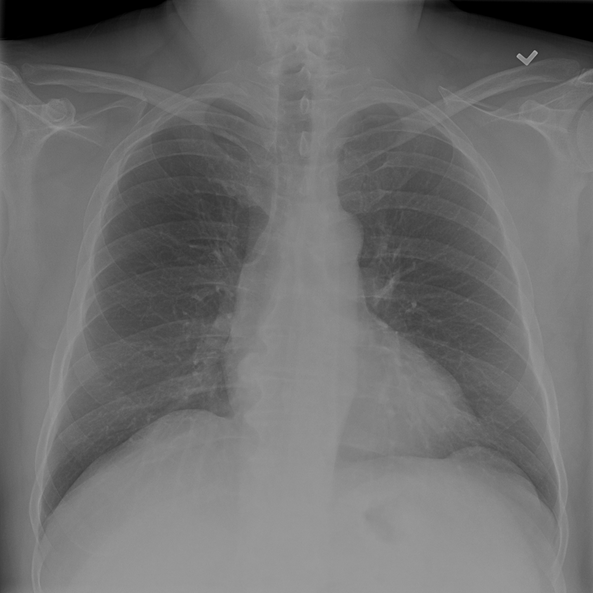
#> input picture PDI/Aula_2/imgs/contrast_00000109_005.png, 593 x 593 px, shrunk from 1024 x 1024 before the run, found by its file name
$ python code4.py
#> lines starting #> are read from the running program, lines starting #| are printed output that depends on the picture
### PDI/src/pdi_utils.py
import matplotlib.pyplot as plt
import numpy as np


def load_red_roses():
    return plt.imread("PDI//Aula_1//imgs//red_roses.png")

def load_page_image():
    return plt.imread("PDI//Aula_1//imgs//page.jpg")

def load_chess_image():
    return plt.imread("PDI//Aula_1//imgs//chess_gray.png")

def load_woman():
    return plt.imread("PDI//Aula_1//imgs//woman.png")

def load_flipped_seville():
    return plt.imread("PDI//Aula_1//imgs//flipped_seville.png")

def load_lena():
    return plt.imread("PDI//Aula_1//imgs//lena.png")

def load_lools_image():
    return plt.imread("PDI//Aula_2//imgs//shapes52.jpg")

def load_soaps_image():
    return plt.imread("PDI//Aula_2//imgs//soaps.jpg")

def load_building_image():
    return plt.imread("PDI//Aula_2//imgs//toa-sharp-def-3.jpg")

def load_chest_ray_x():
    return plt.imread("PDI//Aula_2//imgs//contrast_00000109_005.png")
#> returned value is the input picture: shape (593, 593) float32; min 0, max 0.686, mean 0.437

def load_aerial_image():
    return plt.imread("PDI//Aula_2//imgs//aerial.png")

def load_rotate_cat():
    return plt.imread("PDI//Aula_2//imgs//cat.jpg")

def show_image(image, title='Image', cmap_type='gray'):
    plt.imshow(image, cmap=cmap_type)
    plt.title(title)
    plt.axis('off')
    plt.show()

def manual_rgb2gray(rgb_img):
    return np.array((rgb_img[:,:,0]*0.29 + rgb_img[:,:,1]*0.59 + rgb_img[:,:,2]*0.11)).astype(int)

### PDI/Aula_2/code4.py
# Import the required module
import matplotlib.pyplot as plt
from PDI.src.pdi_utils import show_image, load_chest_ray_x
from skimage import exposure

chest_xray_image = load_chest_ray_x()
# Show original x-ray image and its histogram
show_image(chest_xray_image, 'Original x-ray')

plt.title('Histogram of image')
plt.hist(chest_xray_image.ravel(), bins=255)
plt.show()
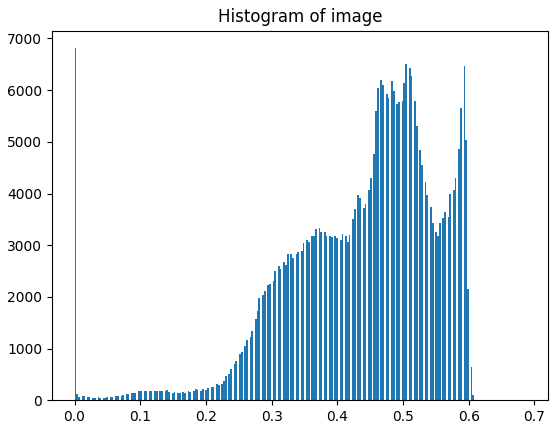
#> figure drawn by matplotlib, 1 panel; tallest bar 6812 high, from x = 0 to 0.00269

# Use histogram equalization to improve the contrast
xray_image_eq =  exposure.equalize_hist(chest_xray_image)
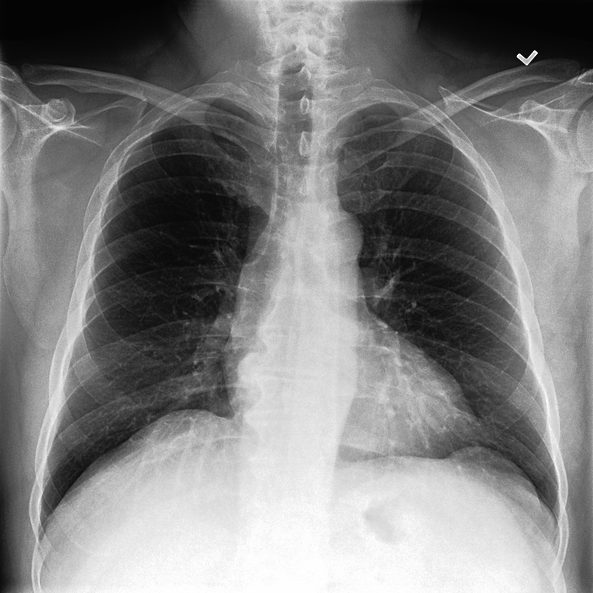
#> xray_image_eq: shape (593, 593) float32; min 0.0194, max 1, mean 0.504


# Show the resulting image
show_image(xray_image_eq, 'Resulting image')

# Show the histogram equalized
plt.hist(xray_image_eq.ravel(), bins=255)
plt.show()
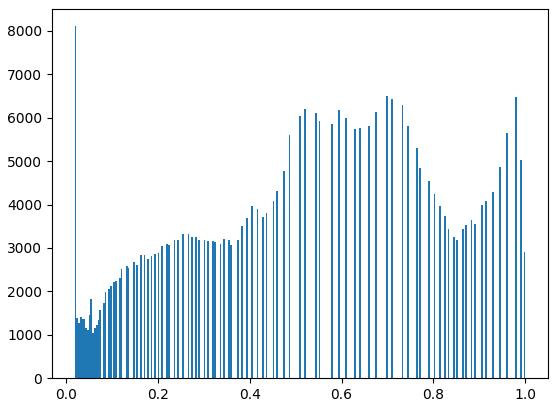
#> figure drawn by matplotlib, 1 panel; tallest bar 8107 high, from x = 0.0194 to 0.0232

$ run again, with PDI/Aula_2/imgs/coffee_original.png copied over PDI/Aula_2/imgs/contrast_00000109_005.png
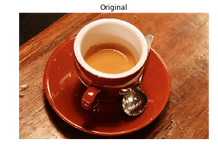
#> input picture PDI/Aula_2/imgs/coffee_original.png, 218 x 153 px, shrunk from 376 x 264 before the run, found by its file name
#> in load_chest_ray_x, returned value is the input picture: shape (153, 218, 4) float32; mean R, G, B, A 0.463, 0.252, 0.151, 0.72
#> `xray_image_eq =  exposure.equalize_hist(chest_xray_image)`:
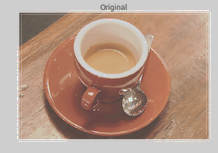
#> xray_image_eq: shape (153, 218, 4) float32; mean R, G, B, A 0.565, 0.453, 0.39, 0.79; transparent parts drawn white
#> `plt.show()`:
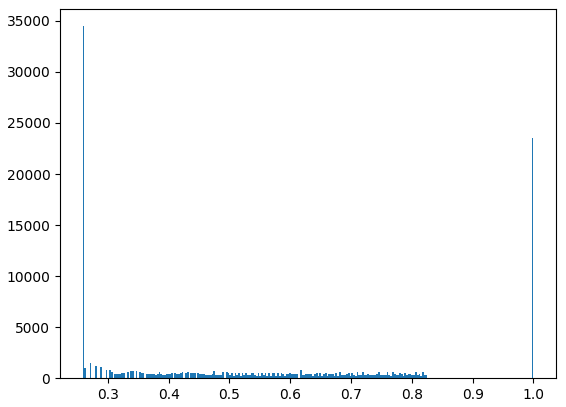
#> figure drawn by matplotlib, 1 panel; tallest bar 34480 high, from x = 0.258 to 0.261
